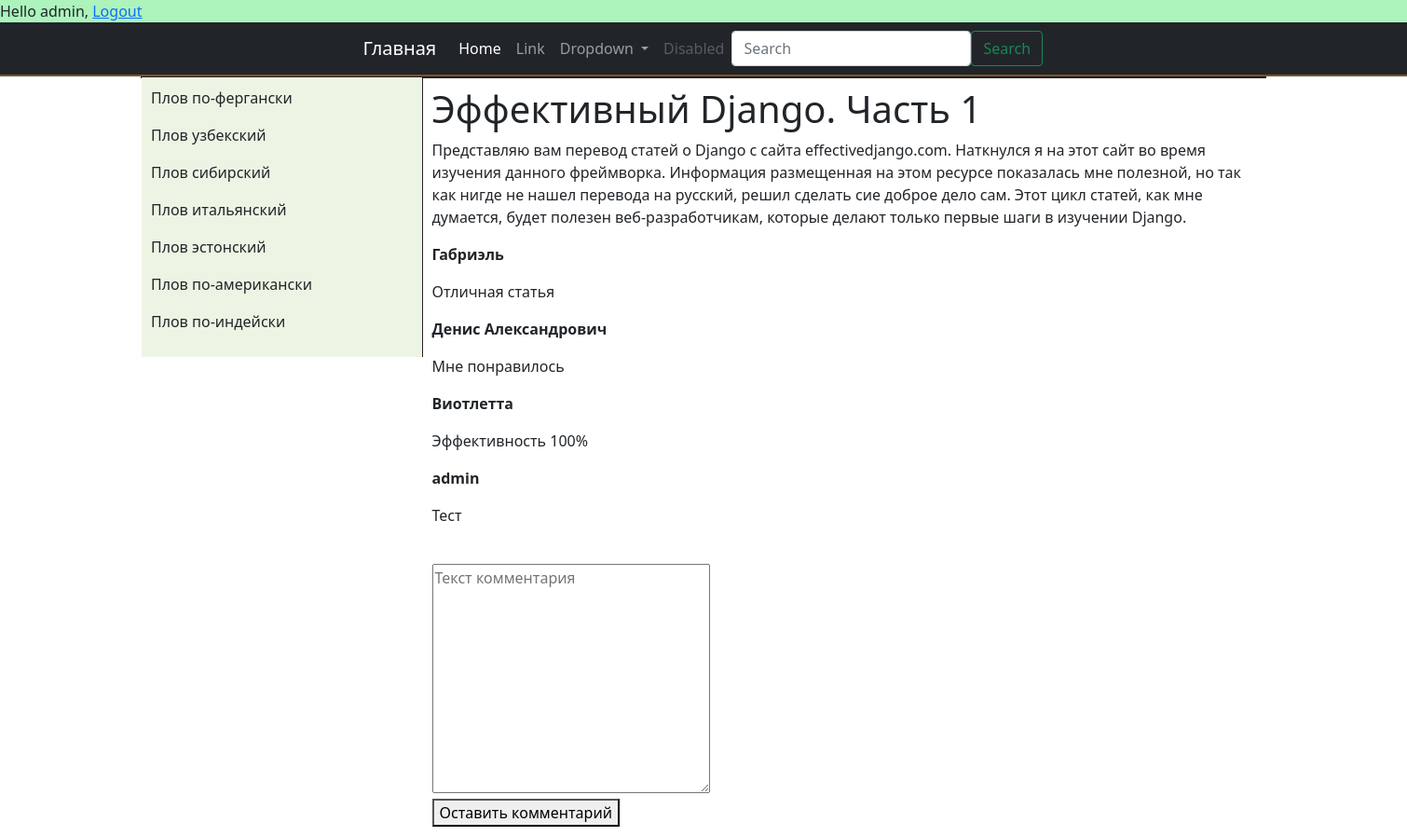
The app's page /accounts/1/ (signed in), older data.
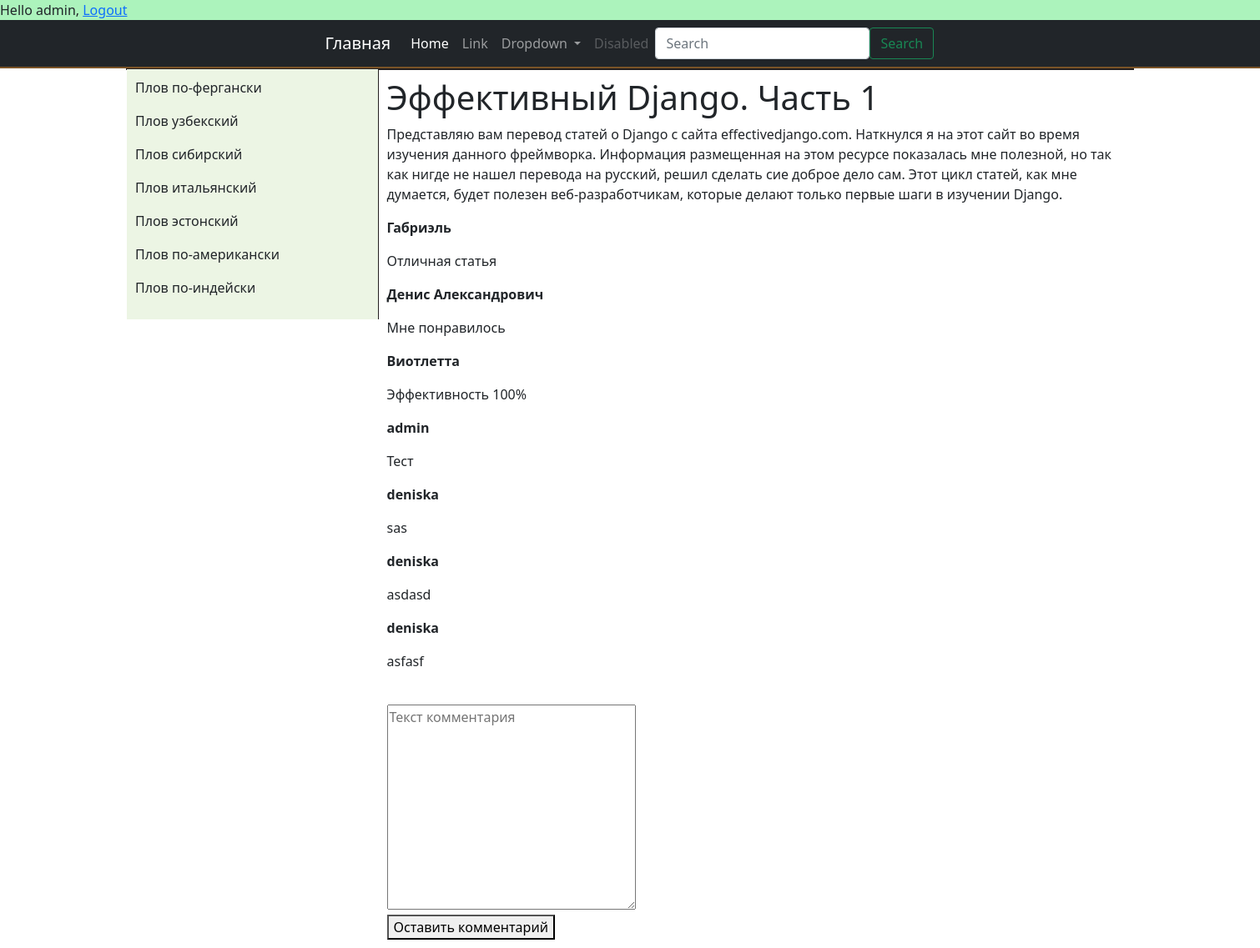
The same page, newer data.
### reviews/models.py (models this page shows)
class Review(models.Model):
    review_title = models.CharField('название статьи', max_length = 200)
    review_text = models.TextField('текст статьи')
    pub_date = models.DateTimeField('дата публикации')
    class Meta:
        verbose_name = 'Отзыв'
        verbose_name_plural = 'Отзывы'

class Comment(models.Model):
    review = models.ForeignKey(Review, on_delete = models.CASCADE)
    author_name = models.CharField('имя автора', max_length = 50)
    comment_text = models.CharField('текст комментария', max_length = 200)
    class Meta:
        verbose_name = 'Комментарий'
        verbose_name_plural = 'Комментарии'

### reviews/views.py (the view)
# urls.py: path('<int:review_id>/', views.detail, name = 'detail'),
def detail(request, review_id):
    try:
        a = Review.objects.get(id = review_id)
        comment_list = a.comment_set.order_by('id')[:10]
    except:
        raise Http404('Отзыв не найден')
    return render(request, 'reviews/detail.html', {'review': a, 'comment_list': comment_list})

### Site_reviews/templates/reviews/detail.html (shortened to what this page needs)
{% extends 'base.html' %}
{% load static %}
{% block style %}
<link href="{% static "reviews/CSS/css.css" %}" rel="stylesheet" type="text/css">
{% endblock  %}
{% block content %}
    <h1>{{review.review_title}}</h1>
    <p>{{review.review_text}}</p>
    {% if request.user.is_authenticated %}
        {% if comment_list %}
            {% for elem in comment_list %}
            <p>
                <strong>{{elem.author_name}}</strong>
                <p>{{elem.comment_text}}</p>
            </p>
            {% endfor %}
        {% else %}
            Комментарии не найдены. Станьте первым.
        {% endif %}
        <form action="{% url 'reviews:leave_comment' review.id %}" method = "POST">
        <input type="hidden" required placeholder = "Ваше имя" name="name" value = {{ request.user.username }}><br>
        <textarea name="text" required="" placeholder="Текст комментария" cols="30" rows="10"></textarea><br>
        <button type="submit">Оставить комментарий</button>
        </form>
    {% else %}
        Чтобы читать и оставлять комментарии необходимо войти в аккаунт
    {% endif %}
{% endblock %}

### Site_reviews/templates/base.html (shortened to what this page needs)
{% load static %}
<!DOCTYPE html>
<html lang="en">
<head>
    <link href="{% static "account/CSS/css.css" %}" rel="stylesheet" type="text/css">
    <link href="https://cdn.jsdelivr.net/npm/bootstrap@5.1.3/dist/css/bootstrap.min.css" rel="stylesheet">
    {% block style %}{% endblock  %}
</head>
<body>
    <div id="header">
    {% if request.user.is_authenticated %}
        Hello {{ request.user.username }},
        <a href="{% url "logout" %}">Logout</a>
    {% else %}
        <a href="{% url "login" %}">Log-in</a>
    {% endif %}
    <nav class="navbar navbar-expand-lg navbar-dark bg-dark">
        <div class="container-fluid">
            <a class="navbar-brand" href="#">Главная</a>
            <div class="collapse navbar-collapse" id="navbarSupportedContent">
            <ul class="navbar-nav mr-auto mb-2 mb-lg-0">
                <li class="nav-item">
                <a class="nav-link active" aria-current="page" href="#">Home</a>
                </li>
                <li class="nav-item">
                <a class="nav-link" href="#">Link</a>
                </li>
                <li class="nav-item dropdown">
                <a class="nav-link dropdown-toggle" href="#" id="navbarDropdown" role="button" data-toggle="dropdown" aria-expanded="false">
                    Dropdown
                </a>
                </li>
                <li class="nav-item">
                <a class="nav-link disabled" href="#" tabindex="-1" aria-disabled="true">Disabled</a>
                </li>
            </ul>
            <form class="d-flex">
                <input class="form-control mr-2" type="search" placeholder="Search" aria-label="Search">
                <button class="btn btn-outline-success" type="submit">Search</button>
            </form>
            </div>
        </div>
    </nav>
    </div>
    <div class = "text" width = "260px">
        <div id="sidebar">
            <p>Плов по-фергански</p><p>Плов узбекский</p>
            <p>Плов сибирский</p><p>Плов итальянский</p>
            <p>Плов эстонский</p><p>Плов по-американски</p>
            <p>Плов по-индейски</p>
        </div>
        <div id="content">
            {% block content %}{% endblock %}
        </div>
    </div>
</body>
</html>

### static/account/CSS/css.css (style rules this page uses)
body { margin: 0; }
#sidebar, #content { position: absolute; }
#sidebar, #content { overflow: auto; padding: 10px; }
#header { height: auto; background: rgb(172, 243, 188); border-bottom: 2px solid #7B5427; }
.text { position: absolute; width: 80%; left: 10%; height: auto; border: 1px solid #231F20; }
#sidebar { width: 25%; background: #ECF5E4; border-right: 1px solid #231F20; }
#content { width: 75%; left: 25%; }
.container-fluid { position: relative; left: 25%; }

Row changes from the older to the newer data that the page shows:
added Comment: author_name "deniska", comment_text "sas"
added Comment: author_name "deniska", comment_text "asdasd"
added Comment: author_name "deniska", comment_text "asfasf"
